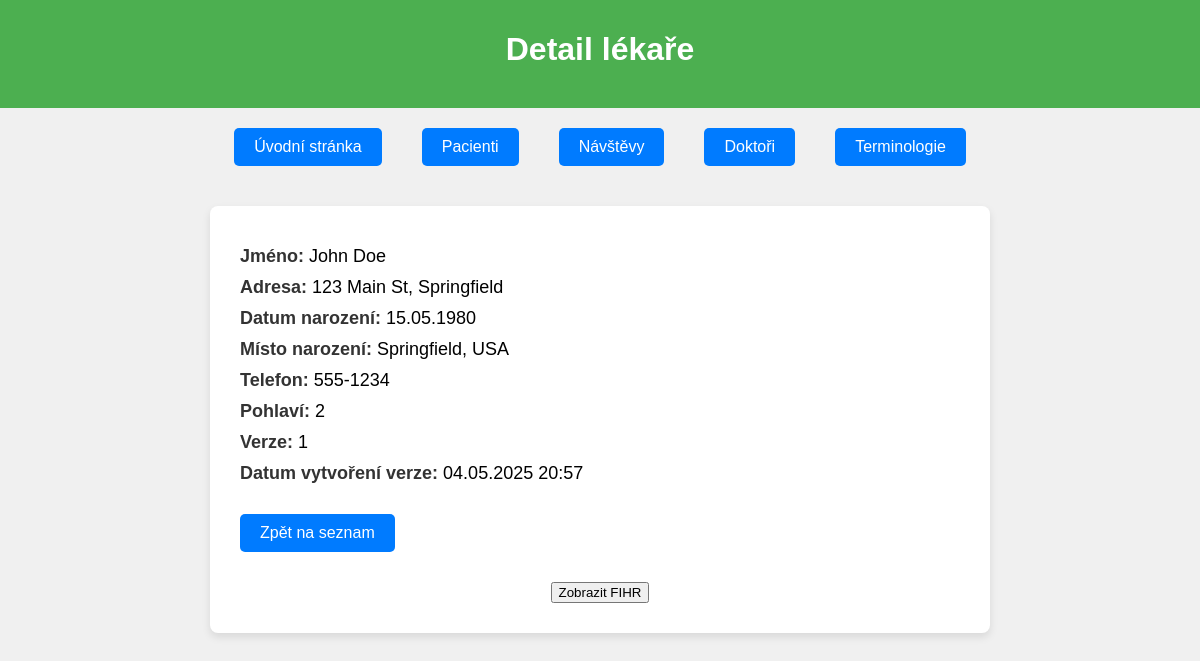
Before: /doctor/1 with the older database file.
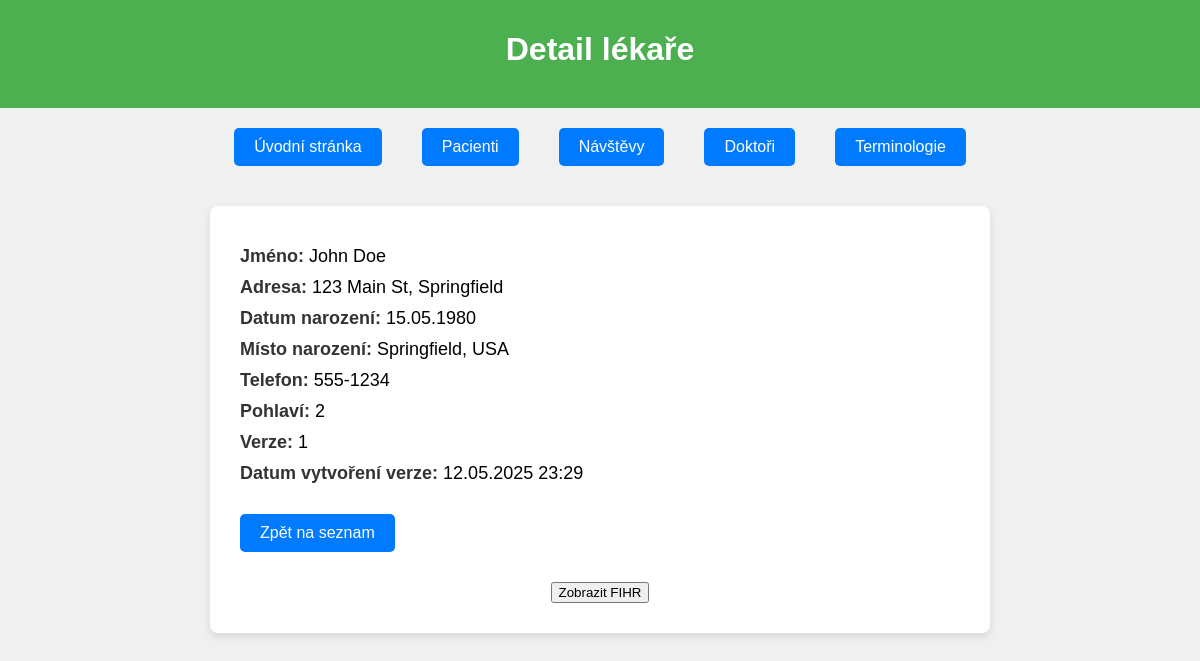
After: the same page with the newer database file.
### models.py (models this page shows)
class Doctor(db.Model):
    __tablename__ = 'Doctor'
    idDoctor = db.Column(db.Integer, primary_key=True)
    FirstName = db.Column(db.String)
    Surname = db.Column(db.String)
    Address = db.Column(db.String)
    DateOfBirth = db.Column(db.DateTime)
    PlaceOfBirth = db.Column(db.String)
    PhoneNumber = db.Column(db.String)
    Gender = db.Column(db.String)
    Version = db.Column(db.Integer)
    DateOfVersionCreation = db.Column(db.DateTime)

### routes/doctor_routes.py (the view)
@doctor_routes.route("/doctor/<int:doctor_id>")
def doctor_detail(doctor_id):
    doctor = Doctor.query.get_or_404(doctor_id)
    fihr_doctor = doctor_to_fhir(doctor)
    return render_template("doctor_detail.html", doctor=doctor, fihr_doctor=fihr_doctor)

### generete_fihr.py (called while the page is built)
def doctor_to_fhir(doctor):
    return {
        "resourceType": "Practitioner",
        "id": str(doctor.idDoctor),
        "name": [{
            "family": doctor.Surname,
            "given": [doctor.FirstName]
        }],
        "gender": "male" if doctor.Gender.lower() == "muž" else "female",
        "birthDate": doctor.DateOfBirth.strftime('%Y-%m-%d'),
        "address": [{
            "text": doctor.Address
        }],
        "telecom": [{
            "system": "phone",
            "value": doctor.PhoneNumber
        }]
    }

### templates/doctor_detail.html (shortened to what this page needs)
<!DOCTYPE html>
<html lang="cs">
<head>
</head>
<body>
  <header>
    <h1>Detail lékaře</h1>
  </header>
  <nav>
    <a href="{{ url_for('basic_routes.index') }}">Úvodní stránka</a>
    <a href="{{ url_for('patient_routes.show_patients_page') }}">Pacienti</a>
    <a href="{{ url_for('encounter_routes.encounter') }}">Návštěvy</a>
    <a href="{{ url_for('doctor_routes.show_doctors') }}">Doktoři</a>
    <a href="{{ url_for('basic_routes.show_terminology') }}">Terminologie</a>
  </nav>
  <div class="container">
    <p><strong>Jméno:</strong> {{ doctor.FirstName }} {{ doctor.Surname }}</p>
    <p><strong>Adresa:</strong> {{ doctor.Address }}</p>
    <p><strong>Datum narození:</strong> {{ doctor.DateOfBirth.strftime('%d.%m.%Y') }}</p>
    <p><strong>Místo narození:</strong> {{ doctor.PlaceOfBirth }}</p>
    <p><strong>Telefon:</strong> {{ doctor.PhoneNumber }}</p>
    <p><strong>Pohlaví:</strong> {{ doctor.Gender }}</p>
    <p><strong>Verze:</strong> {{ doctor.Version }}</p>
    <p><strong>Datum vytvoření verze:</strong> {{ doctor.DateOfVersionCreation.strftime('%d.%m.%Y %H:%M') }}</p>
    <a href="{{ url_for('doctor_routes.show_doctors') }}" class="btn">Zpět na seznam</a>
            <div style="text-align: center; margin-top: 30px;">
                <button onclick="document.getElementById('fihr-data').style.display = 'block'">Zobrazit FIHR</button>
            </div>
  </div>
</body>
</html>

Changed rows visible on the page:
changed Doctor "John": DateOfVersionCreation "04.05.2025 20:57" → "12.05.2025 23:29"
